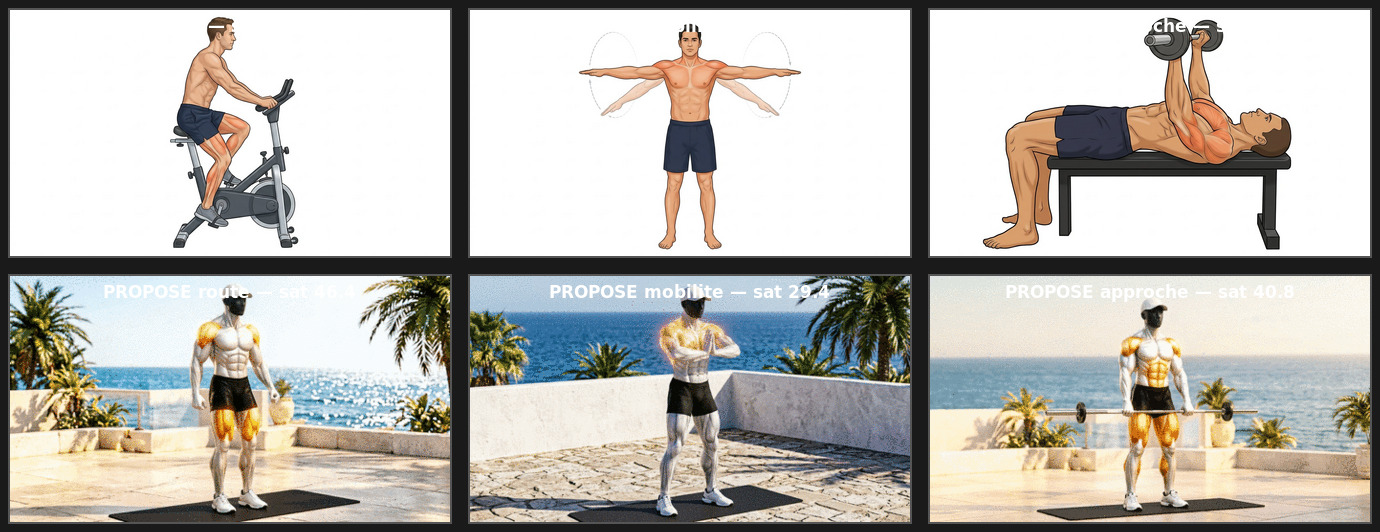
#> input picture yanis-fitness-evolution/animations/_locked/build/corrections/PLATE-3-echauffement-actuel-vs-propose.jpg, 1380 x 532 px
$ python verifier-pose.py corrections/PLATE-3-echauffement-actuel-vs-propose.jpg
#> lines starting #> are read from the running program, lines starting #| are printed output that depends on the picture; after the words box and inside, x2 and y2 are one past the last pixel; in counts of white or black regions, pixels touching at a corner belong together
#!/usr/bin/env python3
# ============================================================================
#  verifier-pose.py — MESURE (pas d'opinion) d'une pose / d'un GIF
#  JARVIS Fitness — décor verrouillé E1 (terrasse vue mer) + sol sablé clair
#
#  USAGE
#    python3 verifier-pose.py image1.png image2.gif ...        # tableau
#    python3 verifier-pose.py --csv out.csv image1 ...         # export CSV
#    python3 verifier-pose.py --frames gif.gif                 # toutes les images
#
#  CE QUI EST MESURÉ (chaque chiffre sort d'un calcul, jamais d'une impression)
#    sol    : moyenne RGB du COIN BAS-GAUCHE (18% x 14%)        cible R 225-240
#             (jamais le tiers bas entier : le tapis noir fausse tout)
#    sat    : saturation moyenne (HSL)                          cible E1 >= 22
#    mer    : % de pixels BLEU dense dans les 45% du haut       cible >= 3
#    veg    : % de pixels VEGETATION (verts)                    cible >= 3
#    lime   : % vert lime (style ABANDONNE)                     cible = 0.0
#    or     : % jaune-orange dore (muscles travailles)          cible > 0
#
#  CE QUE CET OUTIL NE FAIT PAS (et qu'il ne faut PAS lui faire dire)
#    - il ne juge PAS la posture. Le generateur redessine le fond a chaque pose
#      (mesure : masque de difference mediane = 30 a 60% de l'image sur un triplet
#      deposes pourtant conforme) -> aucune soustraction de fond n'est fiable ici.
#      La posture se controle A L'OEIL, par l'utilisateur, sur la planche presentee.
#    - le % de vegetation est indicauf : sur les exercices au sol ou en plan serre,
#      le cadrage coupe les palmiers. Ne pas en faire un critere absolu.
# ============================================================================
import sys, os, csv, glob, re, subprocess, tempfile
import numpy as np
from PIL import Image

CIBLE_SOL_R = (225, 240)      # rouge du coin de sol
CIBLE_SAT = 22.0              # saturation E1
SEUIL_LIME = 0.30             # % toléré de vert lime (bruit de compression)


def rgb_to_hsv(rgb):
    """rgb float [0..1] (h,w,3) -> (h,w,3) hsv, h en degres 0..360"""
    r, g, b = rgb[..., 0], rgb[..., 1], rgb[..., 2]
    mx = rgb.max(axis=2)
    mn = rgb.min(axis=2)
    d = mx - mn
    h = np.zeros_like(mx)
    m = d > 1e-8
    idx = m & (mx == r); h[idx] = ((g - b)[idx] / d[idx]) % 6
    idx = m & (mx == g); h[idx] = ((b - r)[idx] / d[idx]) + 2
    idx = m & (mx == b); h[idx] = ((r - g)[idx] / d[idx]) + 4
    h = h * 60.0
    s = np.where(mx > 1e-8, d / np.maximum(mx, 1e-8), 0.0)
    return np.stack([h, s, mx], axis=2)


def hsl_saturation_mean(rgb):
    mx = rgb.max(axis=2); mn = rgb.min(axis=2)
    l = (mx + mn) / 2.0
    d = mx - mn
    s = np.where(d < 1e-8, 0.0, d / np.where(l < 0.5, mx + mn + 1e-8, 2.0 - mx - mn))
    return float(s.mean() * 100.0)


def silhouette(rgb):
    """RETIRE : cette metrique a ete testee et s'est revelee non fiable.
    Le masque 'peu sature + clair' attrape le sol gris ET le ciel : il couvrait
    30 a 45% de l'image sur des poses pourtant conformes, avec un rapport h/l
    egal a celui du cadre (0,49) dans 100% des cas. Elle ne mesure rien.
    Conserve pour memoire : ne pas la reactiver sans la recalibrer."""
    return None


def mesure(path):
    ext = os.path.splitext(path)[1].lower()
    if ext == ".gif":
        # TOUJOURS coalescer : sinon frames 1x1 fantomes -> faux "GIF casse"
        tmp = tempfile.mktemp(suffix=".png")
        subprocess.run(["convert", path + "[0]", "-coalesce", tmp],
                       check=True, capture_output=True)
        im = Image.open(tmp).convert("RGB")
        os.unlink(tmp)
    else:
        im = Image.open(path).convert("RGB")
    w, h = im.size
    im2 = im.resize((400, max(1, int(400 * h / w))), Image.LANCZOS)
    rgb = np.asarray(im2).astype(np.float64) / 255.0
    H, W, _ = rgb.shape

    # --- sol : coin bas-gauche 18% x 14% (jamais le tiers bas entier)
    cw, ch = max(1, int(W * 0.18)), max(1, int(H * 0.14))
    coin = rgb[H - ch:H, 0:cw].reshape(-1, 3)
    sol = (int(coin[:, 0].mean() * 255), int(coin[:, 1].mean() * 255), int(coin[:, 2].mean() * 255))

    hsv = rgb_to_hsv(rgb)
    hu, sa, va = hsv[..., 0], hsv[..., 1], hsv[..., 2]

    # --- sol DOMINANT : couleur majoritaire des pixels CLAIRS du bas.
    # Le coin bas-gauche (18%x14%) n'est PAS fiable : sur plusieurs images il
    # contient un objet de premier plan, une ombre ou le bord du cadre
    # (mesure 147 au lieu de 225). On prend donc le plus gros groupe de pixels
    # CLAIRS (>= 45% de luminosite) dans les 45% du bas : c'est le sol.
    bas = rgb[int(H * 0.55):]
    mask = va[int(H * 0.55):] >= 0.45
    sel = bas[mask]
    sol_dom = None
    sol_dom_pct = 0
    if len(sel) > 200:
        # groupes de 8 niveaux, puis MOYENNE REELLE des pixels du groupe
        # majoritaire (le centre de palier donnait 248 pour tout, trop grossier)
        q = np.floor(sel * 255 / 8).astype(int)
        flat = q[:, 0] * 1000000 + q[:, 1] * 1000 + q[:, 2]
        vals, counts = np.unique(flat, return_counts=True)
        keep = flat == vals[np.argmax(counts)]
        m = sel[keep].mean(axis=0) * 255
        sol_dom = (int(m[0]), int(m[1]), int(m[2]))
        sol_dom_pct = round(100.0 * counts.max() / len(sel), 1)

    # --- mer : bleu dense dans les 45% du haut
    haut = slice(0, int(H * 0.45))
    bleu = ((hu > 185) & (hu < 260) & (sa > 0.18) & (va > 0.30))
    mer_pct = round(100.0 * bleu.mean(), 2)
    mer_haut_pct = round(100.0 * bleu[haut].mean(), 2)

    # --- vegetation : verts (feuilles) sur toute l'image
    veg = ((hu > 70) & (hu < 175) & (sa > 0.15) & (va > 0.12))
    veg_pct = round(100.0 * veg.mean(), 2)

    # --- vert LIME (style ABANDONNE) : vert franc, sature, clair
    lime = ((hu > 65) & (hu < 160) & (sa > 0.35) & (va > 0.55))
    lime_pct = round(100.0 * lime.mean(), 2)

    # --- muscles : jaune-orange dore
    or_ = ((hu > 18) & (hu < 58) & (sa > 0.40) & (va > 0.55))
    or_pct = round(100.0 * or_.mean(), 2)

    sat = round(hsl_saturation_mean(rgb), 1)
    ok_soldom = ("OK" if sol_dom and CIBLE_SOL_R[0] <= sol_dom[0] <= CIBLE_SOL_R[1]
                 else ("BAS" if sol_dom and sol_dom[0] < CIBLE_SOL_R[0] else "HAUT"))

    # --- verdicts
    ok_sol = "OK" if CIBLE_SOL_R[0] <= sol[0] <= CIBLE_SOL_R[1] else ("BAS" if sol[0] < CIBLE_SOL_R[0] else "HAUT")
    ok_sat = "OK" if sat >= CIBLE_SAT else "PALE"
    ok_mer = "OK" if mer_pct >= 3.0 else "FAIBLE"
    ok_veg = "OK" if veg_pct >= 3.0 else "FAIBLE"
    ok_lime = "OK" if lime_pct <= SEUIL_LIME else "LIME!"
    verdict = "CONFORME" if (ok_soldom == "OK" and ok_sat == "OK" and ok_mer == "OK"
                             and ok_lime == "OK") else "A_CONTROLER"

    return {
        "fichier": os.path.basename(path), "taille": f"{w}x{h}",
        "sol_coin": f"{sol[0]} {sol[1]} {sol[2]}", "sol_coin_ok": ok_sol,
        "sol_dom": f"{sol_dom[0]} {sol_dom[1]} {sol_dom[2]}" if sol_dom else "-",
        "sol_dom%": sol_dom_pct if sol_dom else 0, "sol_ok": ok_soldom,
        "sat": sat, "sat_ok": ok_sat,
        "mer%": mer_pct, "merH%": mer_haut_pct, "mer_ok": ok_mer,
        "veg%": veg_pct,
        "lime%": lime_pct, "lime_ok": ok_lime,
        "or%": or_pct,
        "verdict": verdict,
    }


def main():
    args = [a for a in sys.argv[1:]]
    csv_out = None
    frames = False
    if "--csv" in args:
        i = args.index("--csv"); csv_out = args[i + 1]; del args[i:i + 2]
    if "--frames" in args:
        frames = True; args.remove("--frames")

    files = []
    for a in args:
        if os.path.isdir(a):
            for root, _, fs in os.walk(a):
                for f in sorted(fs):
                    if f.lower().endswith((".png", ".jpg", ".jpeg", ".gif")):
                        files.append(os.path.join(root, f))
        else:
            files.append(a)

    if frames:
        expanded = []
        tmpdir = tempfile.mkdtemp()
        for f in files:
            if f.lower().endswith(".gif"):
                # decomposition en PNG : +adjoin evite tout probleme d'index fantome
                prefix = os.path.join(tmpdir, os.path.basename(f)[:-4])
                subprocess.run(["convert", f, "-coalesce", "+adjoin", prefix + "-f%d.png"],
                               check=True, capture_output=True)
                got = sorted(glob.glob(prefix + "-f*.png"),
                             key=lambda p: int(re.search(r"-f(\d+)\.png$", p).group(1)))
                expanded.extend(got)
            else:
                expanded.append(f)
        files = expanded

    rows = []
    for f in files:
        try:
            rows.append(mesure(f))
#> in mesure, im is the input picture: PIL image 1380x532 RGB; mean R, G, B 189.4, 186.7, 180.9
#> in mesure, `im2 = im.resize((400, max(1, int(400 * h / w))), Image.LANCZOS)`:
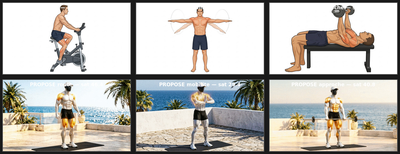
#> im2: PIL image 400x154 RGB; mean R, G, B 189.3, 186.5, 180.7
#> in mesure, `coin = rgb[H - ch:H, 0:cw].reshape(-1, 3)`: coin = 1512 rows, first 8: [0.11, 0.11, 0.11], [0.0667, 0.0706, 0.0745], [0.341, 0.341, 0.318], [0.992, 0.945, 0.796], [0.984, 0.941, 0.788], [0.984, 0.949, 0.82], [0.988, 0.953, 0.831], [0.992, 0.957, 0.835]
#> in mesure, `sol = (int(coin[:, 0].mean() * 255), int(coin[:, 1].mean() * 255), int..`: sol = (177, 165, 145)
#> in rgb_to_hsv, `m = d > 1e-8`:
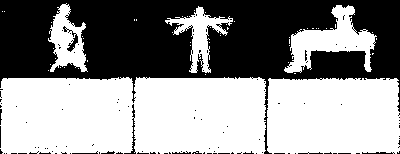
#> m: shape (154, 400) bool; 56.6% white; 117 black regions (107 under 20 px), largest, box (x1, y1, x2, y2) and area: (0, 0, 400, 154) 25955, (63, 26, 78, 52) 112, (124, 104, 136, 154) 104
#> in rgb_to_hsv, `idx = m & (mx == r)`: idx: shape (154, 400) bool; 34.5% white; 294 white regions (280 under 20 px), largest, box (x1, y1, x2, y2) and area: (267, 78, 400, 154) 7156, (0, 88, 133, 154) 4975, (134, 87, 265, 154) 4142
#> in rgb_to_hsv, `idx = m & (mx == g)`: idx: shape (154, 400) bool; 7.1% white in thin lines or dots
#> in rgb_to_hsv, `h[idx] = (b - r)[idx] / d[idx] + 2`: h: shape (154, 400) float64; min 0, max 5.96, mean 0.326
#> in rgb_to_hsv, `idx = m & (mx == b)`: idx: shape (154, 400) bool; 18.8% white; 388 white regions (366 under 20 px), largest, box (x1, y1, x2, y2) and area: (134, 77, 266, 153) 3631, (2, 78, 133, 151) 3117, (343, 104, 399, 131) 791
#> in rgb_to_hsv, `h[idx] = (r - g)[idx] / d[idx] + 4`:
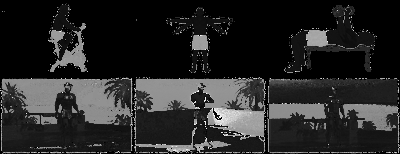
#> h: shape (154, 400) float64; min 0, max 5.96, mean 0.937; drawn with min black and max white
#> in mesure, `mask = va[int(H * 0.55):] >= 0.45`:
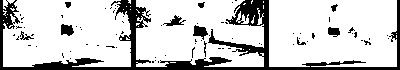
#> mask: shape (70, 400) bool; 80% white; 79 black regions (68 under 20 px), largest, box (x1, y1, x2, y2) and area: (0, 0, 400, 70) 4780, (193, 25, 208, 40) 128, (61, 24, 74, 36) 116
#> in mesure, `vals, counts = np.unique(flat, return_counts=True)`: vals = 1748 values from 1009014 to 31031031; counts = 1748 values, max 864 at index 1704, min 1 at index 0, mean 12.81
#> in mesure, `m = sel[keep].mean(axis=0) * 255`: m = [244.9, 250.2, 252.8]
#> in mesure, `sol_dom = (int(m[0]), int(m[1]), int(m[2]))`: sol_dom = (244, 250, 252)
#> in mesure, `sol_dom_pct = round(100.0 * counts.max() / len(sel), 1)`: sol_dom_pct = 3.9
#> in mesure, `bleu = ((hu > 185) & (hu < 260) & (sa > 0.18) & (va > 0.30))`:
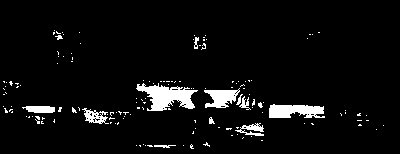
#> bleu: shape (154, 400) bool; 5.2% white; 143 white regions (131 under 20 px), largest, box (x1, y1, x2, y2) and area: (136, 83, 198, 111) 924, (269, 104, 325, 118) 599, (204, 88, 240, 108) 432
#> in mesure, `mer_pct = round(100.0 * bleu.mean(), 2)`: mer_pct = 5.21
#> in mesure, `mer_haut_pct = round(100.0 * bleu[haut].mean(), 2)`: mer_haut_pct = 0.44
#> in mesure, `veg = ((hu > 70) & (hu < 175) & (sa > 0.15) & (va > 0.12))`: veg: shape (154, 400) bool; 0.69% white in thin lines or dots, all inside (x1, y1, x2, y2) = (3, 80, 264, 125)
#> in mesure, `veg_pct = round(100.0 * veg.mean(), 2)`: veg_pct = 0.69
#> in mesure, `lime = ((hu > 65) & (hu < 160) & (sa > 0.35) & (va > 0.55))`: lime: shape (154, 400) bool; every value is 0
#> in mesure, `lime_pct = round(100.0 * lime.mean(), 2)`: lime_pct = 0
#> in mesure, `or_ = ((hu > 18) & (hu < 58) & (sa > 0.40) & (va > 0.55))`:
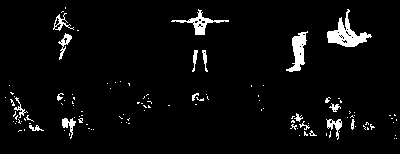
#> or_: shape (154, 400) bool; 4.3% white; 117 white regions (100 under 20 px), largest, box (x1, y1, x2, y2) and area: (327, 9, 372, 47) 638, (286, 31, 308, 72) 417, (171, 9, 229, 35) 329
#> in mesure, `or_pct = round(100.0 * or_.mean(), 2)`: or_pct = 4.34
#> in hsl_saturation_mean, `s = np.where(d < 1e-8, 0.0, d / np.where(l < 0.5, mx + mn + 1e-8, 2.0 ..`:
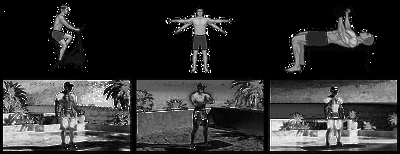
#> s: shape (154, 400) float64; min 0, max 1, mean 0.195
#> in mesure, `sat = round(hsl_saturation_mean(rgb), 1)`: sat = 19.5
#> in mesure, `ok_soldom = ("OK" if sol_dom and CIBLE_SOL_R[0] <= sol_dom[0] <= CIBLE..`: ok_soldom = 'HAUT'
#> in mesure, `ok_sol = "OK" if CIBLE_SOL_R[0] <= sol[0] <= CIBLE_SOL_R[1] else ("BAS..`: ok_sol = 'BAS'
#> in mesure, `ok_sat = "OK" if sat >= CIBLE_SAT else "PALE"`: ok_sat = 'PALE'
#> in mesure, `ok_mer = "OK" if mer_pct >= 3.0 else "FAIBLE"`: ok_mer = 'OK'
#> in mesure, `ok_veg = "OK" if veg_pct >= 3.0 else "FAIBLE"`: ok_veg = 'FAIBLE'
#> in mesure, `ok_lime = "OK" if lime_pct <= SEUIL_LIME else "LIME!"`: ok_lime = 'OK'
#> in mesure, `verdict = "CONFORME" if (ok_soldom == "OK" and ok_sat == "OK" and ok_m..`: verdict = 'A_CONTROLER'
        except Exception as e:
            print(f"ERREUR {f}: {e}", file=sys.stderr)

    cols = ["fichier", "taille", "sol_dom", "sol_dom%", "sol_ok", "sol_coin", "sol_coin_ok",
            "sat", "sat_ok", "mer%", "merH%", "mer_ok", "veg%", "lime%", "lime_ok", "or%", "verdict"]
    if csv_out:
        with open(csv_out, "w", newline="") as fh:
            w = csv.DictWriter(fh, fieldnames=cols); w.writeheader()
            for r in rows: w.writerow(r)
        print(f"-> {csv_out} ({len(rows)} lignes)")
    else:
        widths = {c: max(len(c), max((len(str(r.get(c, ''))) for r in rows), default=0)) for c in cols}
#> widths = 17 items
        print("  ".join(c.ljust(widths[c]) for c in cols))
#| fichier                                     taille    sol_dom      sol_dom%  sol_ok  sol_coin     sol_coin_ok  sat   sat_ok  mer%  merH%  mer_ok  veg%  lime%  lime_ok  or%   verdict
        print("  ".join("-" * widths[c] for c in cols))
        for r in rows:
            print("  ".join(str(r.get(c, '')).ljust(widths[c]) for c in cols))
#> this loop made 1 pass
#| PLATE-3-echauffement-actuel-vs-propose.jpg  1380x532  244 250 252  3.9       HAUT    177 165 145  BAS          19.5  PALE    5.21  0.44   OK      0.69  0.0    OK       4.34  A_CONTROLER


if __name__ == "__main__":
    main()
